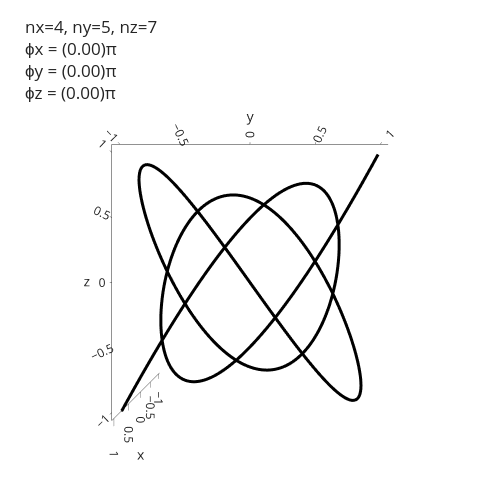
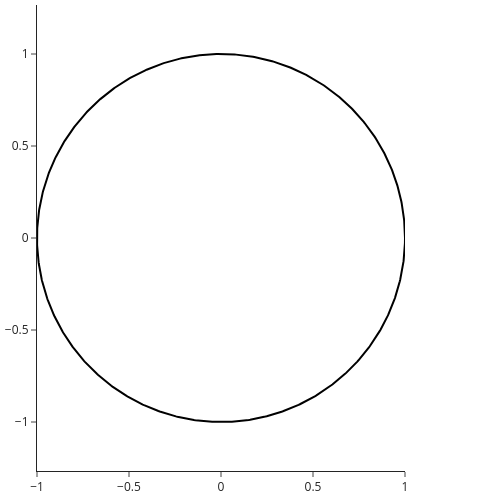

The notebook cell these images were saved under, in order:
### Code cell
Liss(4,5,7, 0,0,(0/50)*np.pi, circle=1)

### Figure 1 — Plotly figure (JSON) as saved in the notebook; plotly's stock layout.template omitted (floating-point values rounded to 4 significant figures; data arrays with more than 128 entries replaced by an {"elided": "..."} marker saying what was removed)
{"data": [{"line": {"color": "black", "width": 6}, "mode": "lines", "type": "scatter3d", "x": {"elided": "820 float values"}, "y": {"elided": "820 float values"}, "z": {"elided": "820 float values"}}], "layout": {"height": 500, "legend": {"x": 0.805, "y": 1.11}, "margin": {"b": 0, "l": 0, "r": 0, "t": 65}, "scene": {"camera": {"eye": {"x": 2.4, "y": 0, "z": 0}, "up": {"x": 0, "y": 0, "z": 1}}}, "title": {"text": "nx=4, ny=5, nz=7<br>ϕx = (0.00)π<br>ϕy = (0.00)π<br>ϕz = (0.00)π"}, "width": 500}}

### Figure 2 — Plotly figure (JSON) as saved in the notebook; plotly's stock layout.template omitted (floating-point values rounded to 4 significant figures; data arrays with more than 128 entries replaced by an {"elided": "..."} marker saying what was removed)
{"data": [{"line": {"color": "black", "width": 2}, "type": "scatter", "x": {"elided": "820 float values"}, "y": {"elided": "820 float values"}}], "layout": {"height": 500, "legend": {"x": 1, "y": 0.97}, "margin": {"b": 5, "l": 5, "r": 95, "t": 5}, "width": 500, "yaxis": {"scaleanchor": "x", "scaleratio": 1}}}
